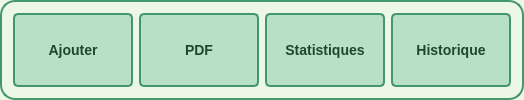
         <widget class="QFrame" name="frameoperationsproduits">
          <property name="minimumSize">
           <size>
            <width>0</width>
            <height>50</height>
           </size>
          </property>
          <property name="styleSheet">
           <string notr="true">background-color: #edf7e6;         /* Light green inside background */
border: 2px solid rgb(68, 150, 109); /* Green border */
border-radius: 15px;                /* Rounded corners with 15px radius */</string>
          </property>
          <property name="frameShape">
           <enum>QFrame::Shape::StyledPanel</enum>
          </property>
          <property name="frameShadow">
           <enum>QFrame::Shadow::Raised</enum>
          </property>
          <layout class="QHBoxLayout" name="horizontalLayout_3">
           <item>
            <widget class="QPushButton" name="bouttonajouterproduit">
             <property name="minimumSize">
              <size>
               <width>120</width>
               <height>0</height>
              </size>
             </property>
             <property name="maximumSize">
              <size>
               <width>120</width>
               <height>80</height>
              </size>
             </property>
             <property name="styleSheet">
              <string notr="true">QPushButton {
    background-color: #b8e0c7;
    color: #1f472e;
    font-family: &quot;Roboto&quot;, sans-serif;
    font-size: 14px;
    font-weight: bold; /* texte en gras */
    border-radius: 5px; /* coins arrondis */
    transition: background-color 0.3s ease, border 0.3s ease, transform 0.3s ease; /* ajoute une transition pour l'agrandissement */
}

QPushButton:hover {
    background-color: #A0D6B4;
    border: 1px solid #4CAF50;
    box-shadow: 2px 2px 5px rgba(0, 0, 0, 0.3);
    transform: scale(1.05); /* agrandit le bouton de 5% */
}



</string>
             </property>
             <property name="text">
              <string>Ajouter</string>
             </property>
            </widget>
           </item>
           <item>
            <widget class="QPushButton" name="bouttonpdffile">
             <property name="minimumSize">
              <size>
               <width>120</width>
               <height>0</height>
              </size>
             </property>
             <property name="maximumSize">
              <size>
               <width>120</width>
               <height>80</height>
              </size>
             </property>
             <property name="styleSheet">
              <string notr="true">QPushButton {
    background-color: #b8e0c7;
    color: #1f472e;
    font-family: &quot;Roboto&quot;, sans-serif;
    font-size: 14px;
    font-weight: bold; /* texte en gras */
    border-radius: 5px; /* coins arrondis */
    transition: background-color 0.3s ease, border 0.3s ease, transform 0.3s ease; /* ajoute une transition pour l'agrandissement */
}

QPushButton:hover {
    background-color: #A0D6B4;
    border: 1px solid #4CAF50;
    box-shadow: 2px 2px 5px rgba(0, 0, 0, 0.3);
    transform: scale(1.05); /* agrandit le bouton de 5% */
}



</string>
             </property>
             <property name="text">
              <string>PDF</string>
             </property>
            </widget>
           </item>
           <item>
            <widget class="QPushButton" name="bouttonstatistiques">
             <property name="minimumSize">
              <size>
               <width>120</width>
               <height>0</height>
              </size>
             </property>
             <property name="maximumSize">
              <size>
               <width>120</width>
               <height>80</height>
              </size>
             </property>
             <property name="styleSheet">
              <string notr="true">QPushButton {
    background-color: #b8e0c7;
    color: #1f472e;
    font-family: &quot;Roboto&quot;, sans-serif;
    font-size: 14px;
    font-weight: bold; /* texte en gras */
    border-radius: 5px; /* coins arrondis */
    transition: background-color 0.3s ease, border 0.3s ease, transform 0.3s ease; /* ajoute une transition pour l'agrandissement */
}

QPushButton:hover {
    background-color: #A0D6B4;
    border: 1px solid #4CAF50;
    box-shadow: 2px 2px 5px rgba(0, 0, 0, 0.3);
    transform: scale(1.05); /* agrandit le bouton de 5% */
}



</string>
             </property>
             <property name="text">
              <string>Statistiques</string>
             </property>
            </widget>
           </item>
           <item>
            <widget class="QPushButton" name="bouttonhistorique">
             <property name="minimumSize">
              <size>
               <width>120</width>
               <height>0</height>
              </size>
             </property>
             <property name="maximumSize">
              <size>
               <width>120</width>
               <height>80</height>
              </size>
             </property>
             <property name="styleSheet">
              <string notr="true">QPushButton {
    background-color: #b8e0c7;
    color: #1f472e;
    font-family: &quot;Roboto&quot;, sans-serif;
    font-size: 14px;
    font-weight: bold; /* texte en gras */
    border-radius: 5px; /* coins arrondis */
    transition: background-color 0.3s ease, border 0.3s ease, transform 0.3s ease; /* ajoute une transition pour l'agrandissement */
}

QPushButton:hover {
    background-color: #A0D6B4;
    border: 1px solid #4CAF50;
    box-shadow: 2px 2px 5px rgba(0, 0, 0, 0.3);
    transform: scale(1.05); /* agrandit le bouton de 5% */
}



</string>
             </property>
             <property name="text">
              <string>Historique</string>
             </property>
            </widget>
           </item>
          </layout>
         </widget>
